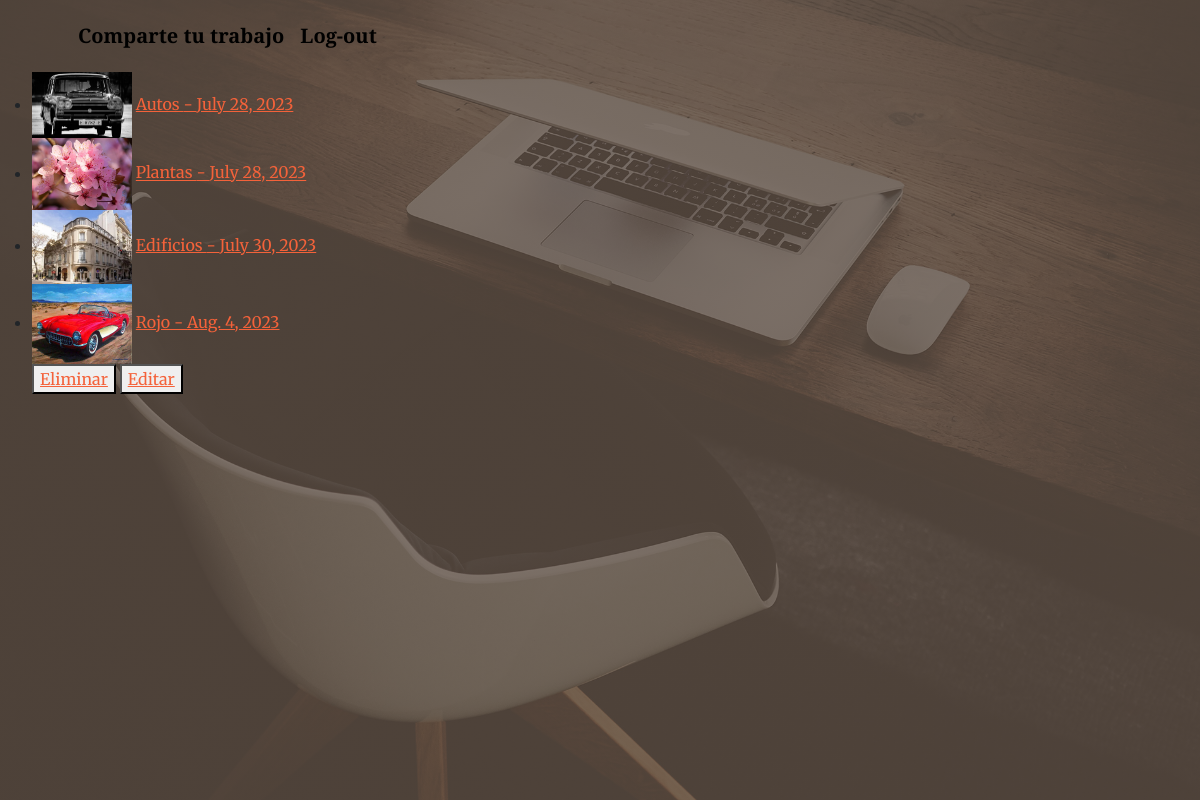
/ShowApp/artReadFoto (signed in), run on the app's committed database.
### ShowApp/models.py (models this page shows, shortened)
class Art(models.Model):
    classification=(('fotografia','Fotografía'),
                    ('danza','Danza'),
                    ('dibujo_y_pintura', 'Dibujo y Pintura'),
                     ('manualidades', 'Manualidades'),
                      ('otro', 'Otro'))
    category= models.CharField(max_length=30, choices=classification, default='Fotografía')
    name=models.CharField(max_length=30)
    description=models.TextField(null=True, blank=True)
    date_publish=models.DateField (auto_now_add=True)
    contactNumber = models.IntegerField()
    email = models.EmailField()
    pics = models.ImageField(null=True, blank=True, upload_to="media/")

### ShowApp/views.py (the view)
# urls.py: path('artReadFoto', views.artReadFotografia, name= 'ArtReadFoto' ),
def artReadFotografia(request):
    artFoto=Art.objects.filter(category__startswith='fotografia')
    context={"artFoto":artFoto}
    return render(request, 'artReadFoto.html', context)

### ShowApp/templates/artReadFoto.html (shortened to what this page needs)
<!DOCTYPE html>
<html lang="en">
    <head>
        {% load static %}
        <link href="https://cdn.jsdelivr.net/npm/bootstrap-icons@1.5.0/font/bootstrap-icons.css" rel="stylesheet" />
        <link href="https://cdnjs.cloudflare.com/ajax/libs/SimpleLightbox/2.1.0/simpleLightbox.min.css" rel="stylesheet" />
        <link href="{% static '/css/styles.css' %}" rel="stylesheet" />
    </head>
    <body id="page-top">
        <nav class="navbar navbar-expand-lg navbar-light fixed-top py-3" id="mainNav">
            <div class="container px-4 px-lg-5">
                <a class="navbar-brand" href="{% url 'Home' %}" style="color: black">Comparte tu trabajo</a>
                {% if not request.user.is_authenticated %}
                <a class="navbar-brand" href="{% url 'login' %}" style="color: black">Log-in</a>
                <a class="navbar-brand" href="{% url 'register' %}" style="color: black">Sign-in</a>
                {% else %}
                <a class="navbar-brand" href="{% url 'logout' %}" style="color: black">Log-out</a>
                {% endif %}
            </div>
        </nav>
        <header class="masthead">
                <body>
                    <ul>
                        {% for a in artFoto %}
                            <li>
                                <img src="{{a.pics.url}}" class="" width="100px">
                                <a href= "{% url 'expandObject' a.name %}">{{a.name}} - {{a.date_publish}}</a>
                                {% if user.email == a.email %}
                                <div class="botones">
                                    <button>
                                        <a href="{% url 'ArtDeleteFoto' a.name %}">Eliminar</a>
                                    </button>
                                    <button>
                                        <a href="{% url 'ArtEditFoto' a.id %}">Editar</a>
                                    </button>
                                </div>
                                {% endif %}
                            </li>
                        {% endfor %}
                    </ul>
                <body>
        </header>

### data on the page
Art: pics (picture), name "Autos", date_publish "July 28, 2023"
Art: pics (picture), name "Plantas", date_publish "July 28, 2023"
Art: pics (picture), name "Edificios", date_publish "July 30, 2023"
Art: pics (picture), name "Rojo", date_publish "Aug. 4, 2023", shows "Eliminar"
